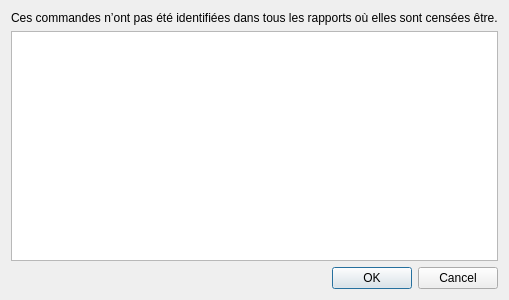
<?xml version="1.0" encoding="UTF-8"?>
<ui version="4.0">
 <class>DialogDisplayUncompleteOrders</class>
 <widget class="QDialog" name="DialogDisplayUncompleteOrders">
  <property name="geometry">
   <rect>
    <x>0</x>
    <y>0</y>
    <width>400</width>
    <height>300</height>
   </rect>
  </property>
  <property name="windowTitle">
   <string>Commandes manquantes dans des rapports</string>
  </property>
  <layout class="QVBoxLayout" name="verticalLayout">
   <item>
    <widget class="QLabel" name="label">
     <property name="text">
      <string>Ces commandes n’ont pas été identifiées dans tous les rapports où elles sont censées être.</string>
     </property>
    </widget>
   </item>
   <item>
    <widget class="QTableWidget" name="tableWidget">
     <property name="sortingEnabled">
      <bool>true</bool>
     </property>
     <attribute name="horizontalHeaderStretchLastSection">
      <bool>true</bool>
     </attribute>
    </widget>
   </item>
   <item>
    <widget class="QDialogButtonBox" name="buttonBox">
     <property name="orientation">
      <enum>Qt::Horizontal</enum>
     </property>
     <property name="standardButtons">
      <set>QDialogButtonBox::Cancel|QDialogButtonBox::Ok</set>
     </property>
    </widget>
   </item>
  </layout>
 </widget>
 <resources/>
 <connections>
  <connection>
   <sender>buttonBox</sender>
   <signal>accepted()</signal>
   <receiver>DialogDisplayUncompleteOrders</receiver>
   <slot>accept()</slot>
   <hints>
    <hint type="sourcelabel">
     <x>248</x>
     <y>254</y>
    </hint>
    <hint type="destinationlabel">
     <x>157</x>
     <y>274</y>
    </hint>
   </hints>
  </connection>
  <connection>
   <sender>buttonBox</sender>
   <signal>rejected()</signal>
   <receiver>DialogDisplayUncompleteOrders</receiver>
   <slot>reject()</slot>
   <hints>
    <hint type="sourcelabel">
     <x>316</x>
     <y>260</y>
    </hint>
    <hint type="destinationlabel">
     <x>286</x>
     <y>274</y>
    </hint>
   </hints>
  </connection>
 </connections>
</ui>
